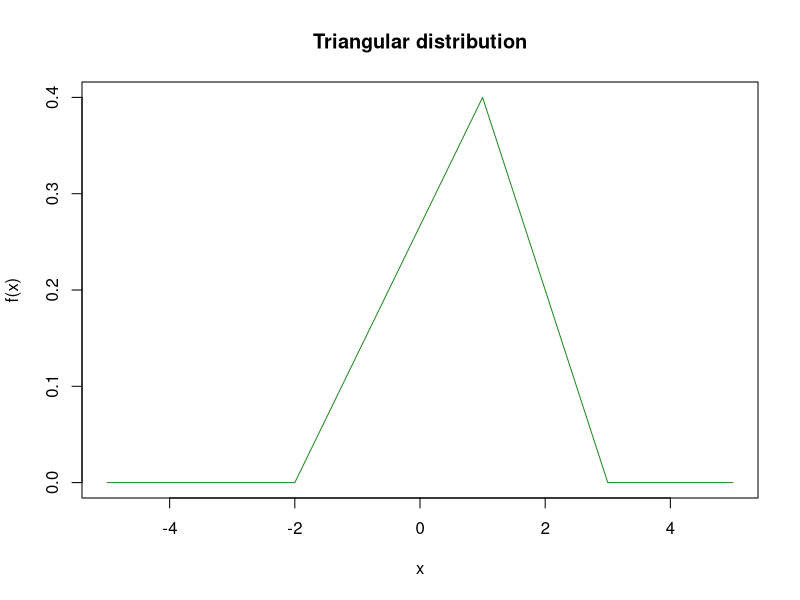
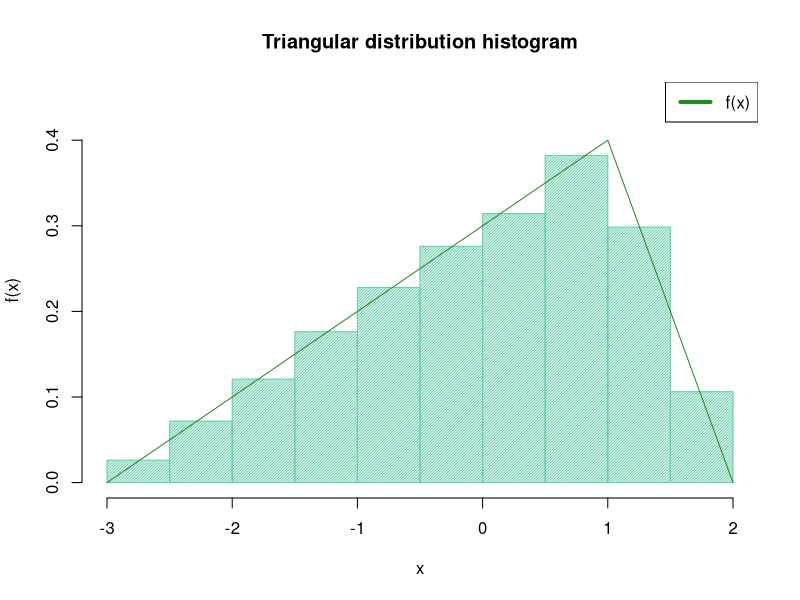
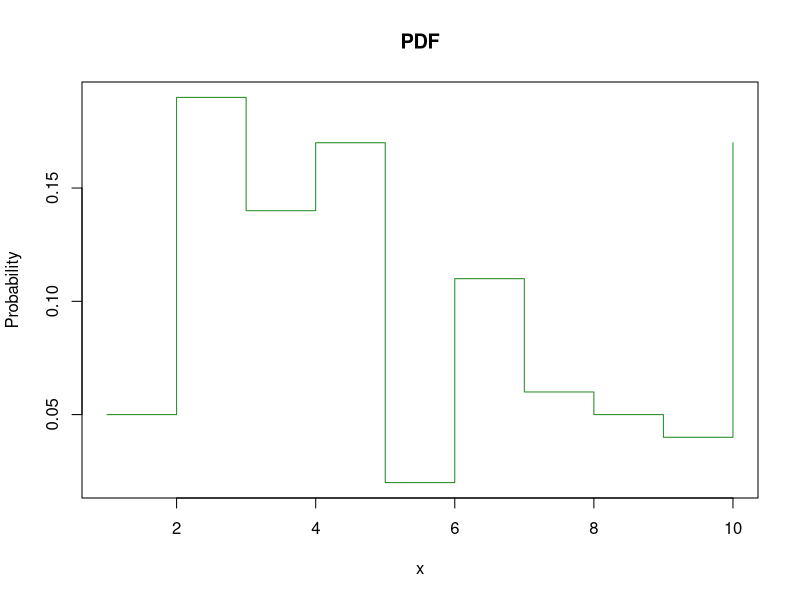
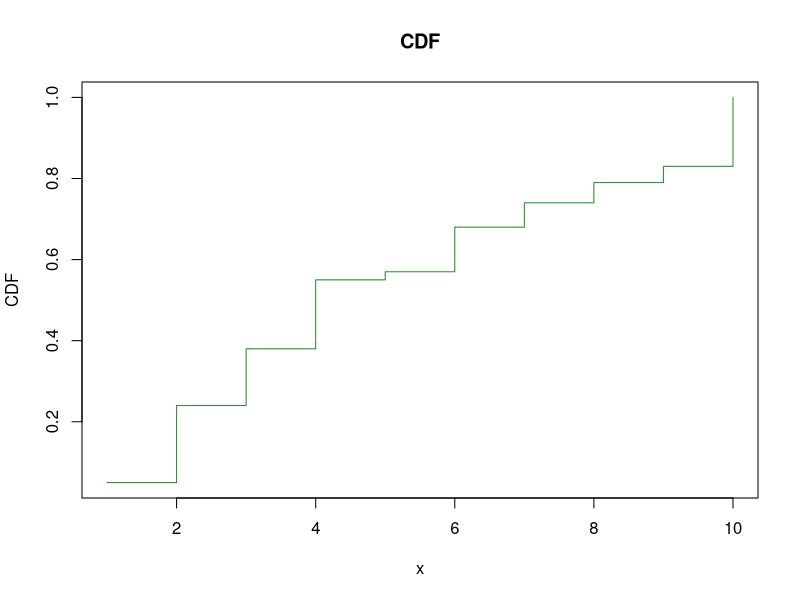

These charts were generated, in order, by the following R code:
## ---- chunk 1
knitr::opts_chunk$set(echo = TRUE)
## ---- chunk 2
f <- function(x, a, b, c) {
  func <- ifelse(a<=x & x<c, 2*(x-a)/((b-a)*(c-a)), 
                 ifelse(c<=x & x<=b, 2*(b-x)/((b-a)*(b-c)), 0))
  return(func)
}

x <- seq(-5,5,0.001)
a <- -2
b <- 3
c <- 1

plot(x, f(x,a,b,c),
     type = "l",
     xlab = "x",
     ylab = "f(x)",
     main = "Triangular distribution",
     col = "forestgreen")
## ---- chunk 3
set.seed(5)

cdf_f <- function(x,a,b,c) {
  func <- ifelse(x<a, 0,
                 ifelse(x<=c, (a-x)^2/((a-b)*(a-c)), 
                        ifelse(x<=b, (x-a)*(a-2*b+x)/((a-b)*(b-c)), 1)))
  return(func)
}

q_f <- function(x,a,b,c) {
  func <- ifelse(x<=cdf_f(c,a,b,c), a+sqrt((b-a)*(c-a)*x),
               ifelse(x>cdf_f(c,a,b,c), b-sqrt((1-x)*(b-a)*(b-c)), 0))
  return(func)
}

r_f <- function(n,a,b,c) {
    func <- q_f(runif(n),a,b,c)
    return(func)
}
## ---- chunk 4
set.seed(5)

a <- -3
b <- 2
c <- 1
f_samples <- r_f(10000,a,b,c)
f_samples[1:10]

hist(f_samples, 
     xlab = "x",
     ylab = "f(x)",
     main = "Triangular distribution histogram",
     col = "aquamarine3",
     density = 50,
     freq = F,
     ylim = c(0,0.45))

lines(seq(a,b,0.001), f(seq(a,b,0.001),a,b,c),
      col = "forestgreen")

legend("topright", c("f(x)"), lwd=4, col="forestgreen")
## ---- chunk 5
p <- c(0.05, 0.19, 0.14, 0.17, 0.02, 0.11, 0.06, 0.05, 0.04, 0.17)
csum <- cumsum(p)

plot(seq(1,10), p,
     xlab = "x",
     ylab = "Probability",
     type = "s",
     col = "forestgreen",
     main = "PDF")

plot(seq(1,10), csum,
     xlab = "x",
     ylab = "CDF",
     type = "s",
     col = "forestgreen",
     main = "CDF")
## ---- chunk 6
sampl <- sample(x=seq(1,10), size=10000, replace=TRUE, prob=p)
sampl[1:10]
#####################################
#####################################
#####################################
####### TROVA UN ALTRO MODO #########
#####################################
#####################################
#####################################
## ---- chunk 7

## ---- chunk 8

## ---- chunk 9

